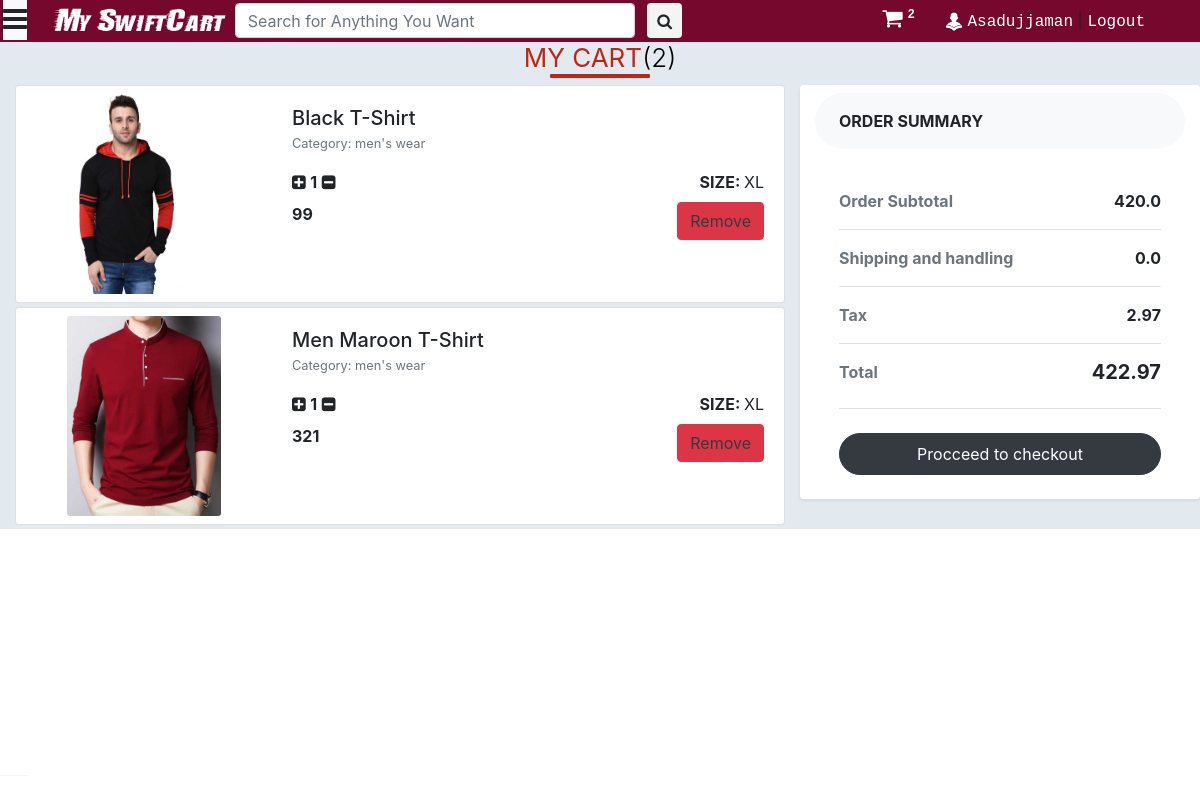
/cart/ (signed in), run on the app's committed database.
### main/models.py (models this page shows, shortened)
class UserDetail(models.Model):
	SEX_CHOICES = (("Male",'Male'),("Female",'Female'),("Other",'Other'))
	STATE_CHOICES = (
		("Dhaka", 'Dhaka'),
		("Chattogram", 'Chattogram'),
		("Mymensingh", 'Mymensingh'),
		("Barishal", 'Barishal'),
		("Khulna", 'Khulna'),
		("Sylhet", 'Sylhet'),
		("Rajshahi", 'Rajshahi'),
		("Noakhali", 'Noakhali'),
		("Rangpur", 'Rangpur'),
		)
	user = models.OneToOneField(User, on_delete=models.CASCADE,primary_key=True)
	dob = models.DateField(null = True)
	photo = models.ImageField(default='default.png',upload_to='user_photos')
	mobile = models.CharField(max_length=10,null=True)
	alternate_mobile = models.CharField(max_length=10,null=True,blank=True)
	address = models.TextField()
	pincode = models.CharField(max_length=6, null=True)
	landmark = models.CharField(max_length=500, null=True, blank=True)
	locality = models.CharField(max_length=100, null=True, blank=True)
	city = models.CharField(max_length=100, null=True, blank=True)
	state = models.CharField(max_length=50,choices=STATE_CHOICES, null=True)
	sex = models.CharField(max_length=6,choices=SEX_CHOICES, null=True)

class Cart(models.Model):
	user = models.ForeignKey(User, on_delete=models.CASCADE)
	product_id = models.CharField(max_length=100)
	product_size = models.CharField(max_length=20,default='',null=True)
	number = models.PositiveIntegerField(default=0)

### saler/models.py (models this page shows, shortened)
class Product(models.Model):
	GST_CHOICES = (("0",'0'),("3",'3'),("5",'5'),("12",'12'),("18",'18'),("28",'28'))
	product_id = models.BigAutoField(primary_key=True)
	product_id2 = models.CharField(max_length=100,default='')
	shop = models.ForeignKey(User, on_delete=models.CASCADE,default='')
	product_name = models.CharField(max_length=100)
	category = models.ForeignKey(category, default="", verbose_name="Category", on_delete=models.SET_DEFAULT, null=True)
	subcategory = models.CharField(max_length=50, default="")
	price = models.IntegerField(default=0)
	price_not = models.IntegerField(default=999)
	desc = models.TextField()
	gst = models.CharField(default='0',max_length=3,choices=GST_CHOICES)
	pub_date = models.DateField(auto_now=True)
	image1 = models.ImageField(upload_to='products/images', default="",null=True)
	image2 = models.ImageField(upload_to='products/images', default="",null=True,blank=True)
	image3 = models.ImageField(upload_to='products/images', default="",null=True,blank=True)
	image4 = models.ImageField(upload_to='products/images', default="",null=True,blank=True)
	image5 = models.ImageField(upload_to='products/images', default="",null=True,blank=True)

class category(models.Model):
	name = models.CharField(max_length=50, default="")
	sub_Categories  = models.TextField(default="")
	def __str__(self):
		return f'{self.name}'

### main/views.py (the view)
# urls.py: path('cart/', views.cart, name="main_cart"),
@login_required
def cart(request):
	if request.user.is_authenticated:
		allProds = []
		subtotal = 0.0
		delev = 0.0
		tax = 0.0
		cart_prods = [p for p in Cart.objects.all() if p.user == request.user]
		for p in cart_prods:
			tempTotal = p.number * Product.objects.filter(product_id=p.product_id)[0].price
			subtotal += tempTotal
			tax += tempTotal*int(Product.objects.filter(product_id=p.product_id).first().gst)/100
		for cprod in cart_prods:
			prod = Product.objects.filter(product_id=cprod.product_id)[0]
			allProds.append([cprod, prod])
		params = {
					'allProds':allProds,
					'cart_element_no' : len([p for p in Cart.objects.all() if p.user == request.user]),
					'total':subtotal+tax+delev,
					'subtotal':subtotal,
					'tax':tax,
					'delev':delev,
					'category':category.objects.all(),
				}
		return render(request,'main/cart.html', params)

### main/templatetags/app_tags.py (called while the page is built)
@register.filter(name='split')
def split(str, key):
    return str.split(key)

### main/templates/main/cart.html (shortened to what this page needs)
{% extends 'main/base.html' %}
{% load static %}
{% block main_body %}
<div class="container-fluid" style="background-color: #e2eaef">
  <h2><b>My Cart</b>({{cart_element_no}})</h2>
  <div class="row">
    <div class="col-md-8  mt-1" style="overflow-y: scroll; max-height: 100%">
      <div class="table-responsive">
        {% for cprod, prod in allProds %}
        <div class="card mb-1">
          <div class="row no-gutters">
            <div class="col-md-4 p-2" style="text-align: center;">
              <img src="{{prod.image1.url}}" class="card-img" alt="..."
                style="max-height: 200px; width: auto; max-width: 100%">
            </div>
            <div class="col-md-8">
              <div class="card-body">
                <h5 class="card-title mb-0">{{prod.product_name}}</h5>
                <p class="card-text"><small class="text-muted">Category: {{prod.category}}</small></p>
                <div class="">
                  <div style="float: left;">
                    <p class="card-text"><i class="fa fa-plus-square plus_prod" product_id={{cprod.id}}
                        aria-hidden="true"></i> <strong>{{cprod.number}}</strong> <i
                        class="fa fa-minus-square minus_prod" aria-hidden="true" product_id={{cprod.id}}></i></p>
                  </div>
                  <div style="float: right;">
                    <p class="card-text"><strong>SIZE: </strong>
                      {{cprod.product_size}}
                    </p>
                  </div>
                </div>
                <br>
                <div class="mt-2 pb-1">
                  <div style="float: left;">
                    <p class="card-text"><strong>{{prod.price}}</strong></p>
                  </div>
                  <div style="float: right;">
                    <a class="btn btn-danger text-dark delete" product_id={{cprod.id}}
                      style="float: right; color: #fff;">Remove</a>
                  </div>
                </div>
              </div>
            </div>
          </div>
        </div>
        {% endfor %}
      </div>
    </div>
    <div class="col-lg-4 bg-white rounded shadow-sm mt-1" style="height: 100%">
      <div class="bg-light rounded-pill px-4 py-3 text-uppercase font-weight-bold mt-2">Order summary
      </div>
      <div class="p-4">
        <ul class="list-unstyled mb-4">
          <li class="d-flex justify-content-between py-3 border-bottom"><strong class="text-muted">Order Subtotal
            </strong><strong id="subtotal">{{subtotal}}</strong></li>
          <li class="d-flex justify-content-between py-3 border-bottom"><strong class="text-muted">Shipping and
              handling</strong><strong id="delev">{{delev}}</strong></li>
          <li class="d-flex justify-content-between py-3 border-bottom"><strong class="text-muted">Tax</strong><strong
              id="tax">{{tax}}</strong></li>
          <li class="d-flex justify-content-between py-3 border-bottom"><strong class="text-muted">Total</strong>
            <h5 class="font-weight-bold" id="total">{{total}}</h5>
          </li>
        </ul><a href="{% url 'main_checkout' %}" class="btn btn-dark rounded-pill py-2 btn-block">Procceed to
          checkout</a>
      </div>
    </div>
  </div>
</div>
{% endblock main_body %}

### main/templates/main/base.html (shortened to what this page needs)
<!DOCTYPE html>
<html>
<head>
	{% load static %}
	{% load app_tags %}
	<link href="{% static 'main/css/bootstrap.min.css' %}" rel="stylesheet" type="text/css" media="all" />
	<link href="{% static 'main/css/style.css' %}" rel="stylesheet" type="text/css" media="all" />
	<link href="{% static 'saler/font-awesome/css/font-awesome.min.css' %}" rel="stylesheet">
</head>
<body>
	<nav class="main_nav" id="main_nav">
		<div class="container">
			<div class="nav_links">
				<a href="{% url 'home' %}" class="logo">My SwiftCart</i></a>
				<form class="form-inline my-2 my-lg-0 serch" action="/search">
					<input class="form-control mr-sm-2" type="search" placeholder="Search for Anything You Want"
						aria-label="Search" name="query">
					<button class="btn" type="submit" style="margin: 0;"><i class="fa fa-search"
							aria-hidden="true"></i></button>
				</form>
			</div>
			<div class="user_links pt-1">
				<a href="{% url 'main_cart' %}" style="font-size: 22px; color: #fff; margin-right: 20px;"><i
						class="fa fa-shopping-cart" aria-hidden="true"></i><sup><span class="badge"
							id="cart_no">{{cart_element_no}}</span></sup></a>
				{% if request.user.is_authenticated %}
				<a href="##" data-container="body" data-toggle="popover" data-placement="bottom" data-trigger="focus"
					data-html="true"
					data-content="<a href='{% url 'myorders' %}'>My Order</a><br><a href='{% url 'account_settings' %}'>Account Settings</a>"><img
						src="{{request.user.userdetail.photo.url}}"
						style="height: 20px; width: 20px; border-radius: 10px; margin-right: 3px;">{{request.user.first_name}}</a>&nbsp;|
				<a href="{% url 'logout' %}">Logout</a>
				{% else %}
				<a href="{% url 'login' %}">Login</a>&nbsp;|
				<a href="{% url 'signup' %}">Register</a>&nbsp;|
				<a href="{% url 'seller_signup' %}">Seller</a>
				{% endif %}
			</div>
		</div>
	</nav>
	<header id="navheader ">
		<section class="social_media">
		</section>
	</header>
	<a class="menu_bar bg-light"><i class="fa fa-bars" aria-hidden="true"></i></a>
	<main class="" id="menu_close">
		{% block main_body %}
		{% endblock main_body %}
	</main>
</body>
</html>

### main/static/main/css/style.css (style rules this page uses)
body a { text-decoration:none; transition:0.5s all; -webkit-transition:0.5s all; -moz-transition:0.5s all; -o-transition:0.5s all; -ms-transition:0.5s all; }
.menu_bar { position: fixed; top: -2px; left: 3px; z-index: 99; color: #fff; font-size: 28px; }
main { transition: all 300ms linear; padding-top: 42px; }
.main_nav input { height: 35px; }
.main_nav button { background-color: #f4f4f4; height: 35px; padding: 0 9px 0 9px; }
.main_nav { height: 42px; width: 100%; position: fixed; background-color: #76072d; z-index: 99; }
.main_nav .serch { display: inline; float: right; padding: 3px 0 0 10px; }
.main_nav .serch input { width: 400px; }
.main_nav .nav_links { float: left; margin-left: 10px; }
.main_nav .nav_links .logo { font-size: 28px; font-family: stormextrabold; color: #fff; }
.main_nav .nav_links a { font-family: Courier New; color: #fff; }
.main_nav .user_links { float: right; margin-right: 10px }
.main_nav .user_links a { font-family: Courier New; color: #fff; }
header { transition: all 300ms linear; top: 42px; left: -200px; height: 100%; width: 200px; background-color: #231f20; position: fixed; color: #fff; overflow: unset; z-index: 99; }
header .social_media { margin-left: 1px; bottom: 0; position: fixed; border-top: #f4f4f4 1px solid; }

### main/templates/main/cart.html (style rules this page uses)
h2 { color: #000; font-size: 26px; font-weight: 300; text-align: center; text-transform: uppercase; position: relative; }
h2 b { color: #be2714; }
h2::after { content: ""; width: 100px; position: absolute; margin: 0 auto; height: 4px; border-radius: 1px; background: #be2714; left: 0; right: 0; bottom: -5px; }

### data on the page
Cart: image1 (picture), product_name "Black T-Shirt", category "men's wear", number "1", product_size "XL", price "99"
Cart: image1 (picture), product_name "Men Maroon T-Shirt", category "men's wear", number "1", product_size "XL", price "321"

### other printed values
{{ cart_element_no }} "2"
{{ request.user.first_name }} "Asadujjaman"
{{ subtotal }} "420.0"
{{ delev }} "0.0"
{{ tax }} "2.97"
{{ total }} "422.97"
